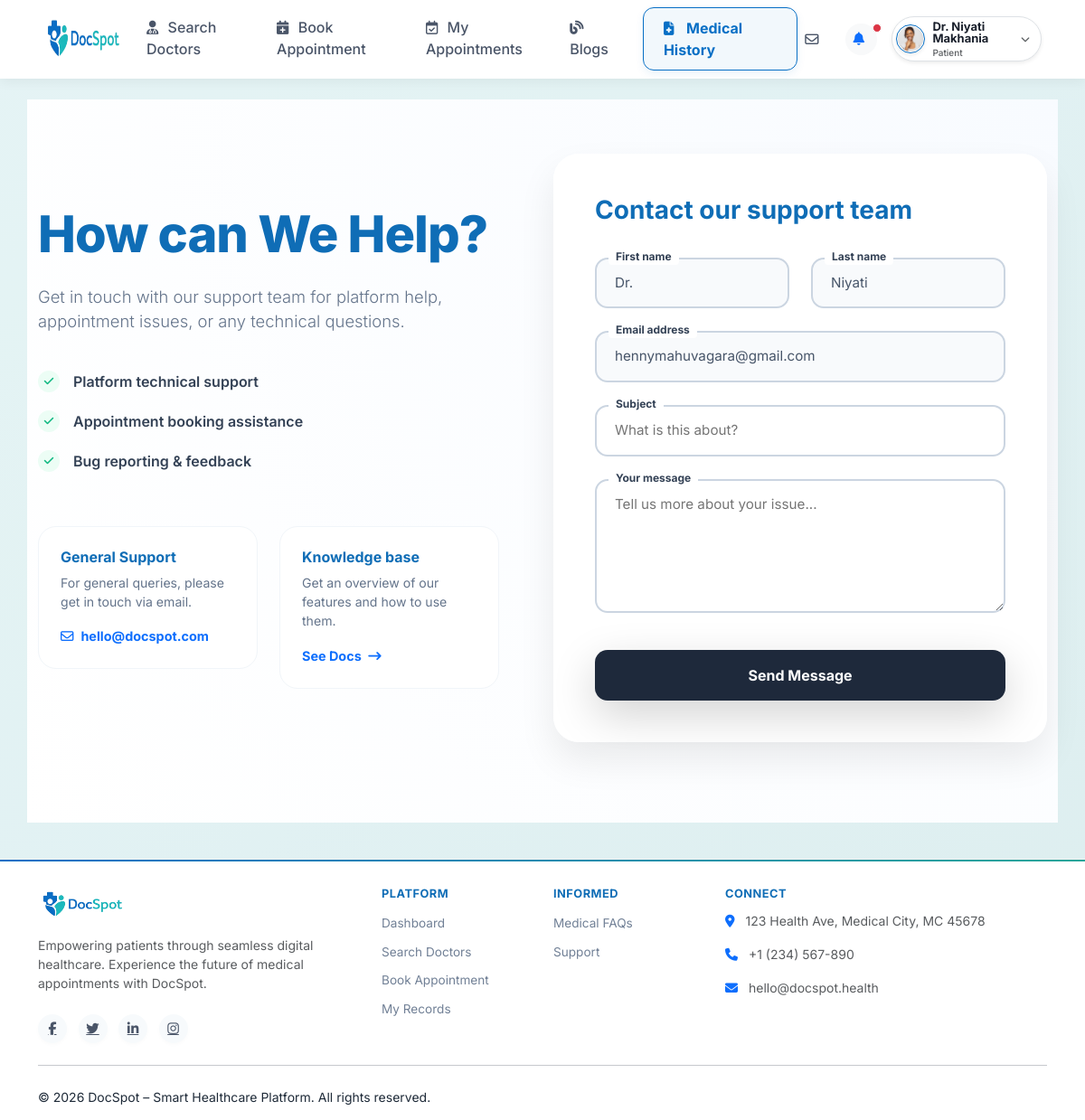
The app's page /support/ (signed in) with its own data.
### user/models.py (models this page shows, shortened)
class tblUser(models.Model):
    userID=models.AutoField(primary_key=True)
    userName=models.TextField(max_length=50)
    password=models.TextField(max_length=10)
    registrationDT=models.DateTimeField(auto_now_add=True)
    profilePic=models.ImageField(upload_to='images/')
    email=models.TextField(max_length=100)
    mobileNumber=models.TextField(max_length=15)
    cityID=models.ForeignKey(tblCity,on_delete=models.CASCADE)
    IsDoctor=models.BooleanField(default=False)
    last_seen=models.DateTimeField(null=True, blank=True)

### user/views.py (the view, shortened to what this page needs)
# urls.py: path('support/', views.supportPage, name='supportPage'),
def supportPage(request):
    import json
    from django.core.serializers.json import DjangoJSONEncoder
    user_id = request.session.get('user_id') or request.session.get('userID')
    user_context = tblUser.objects.filter(userID=user_id).first() if user_id else None
    if user_context:
        tblSupportTicket.objects.filter(email=user_context.email, userID__isnull=True).update(userID=user_context)
    my_tickets = []
    if user_context:
        my_tickets = tblSupportTicket.objects.filter(userID=user_context).order_by('-createdDT')
    base_template = 'base.html' if request.session.get('isDoctor') else 'patient_base.html'
    return render(request, 'support_page.html', {
        'user_data': user_context,
        'my_tickets': my_tickets,
        'base_template': base_template
    })

### user/templates/support_page.html (shortened to what this page needs)
{% extends base_template|default:'patient_base.html' %}
{% block content %}
<div class="support-page-wrapper">
    <div class="container">
        <div class="row align-items-center">
            <div class="col-lg-6 info-section pe-lg-5">
                <h1>How can We Help?</h1>
                <p class="lead">Get in touch with our support team for platform help, appointment issues, or any technical questions.</p>
                <ul class="feature-list">
                    <li class="feature-item">
                        <span class="feature-icon"><i class="fa-solid fa-check"></i></span>
                        Platform technical support
                    </li>
                    <li class="feature-item">
                        <span class="feature-icon"><i class="fa-solid fa-check"></i></span>
                        Appointment booking assistance
                    </li>
                    <li class="feature-item">
                        <span class="feature-icon"><i class="fa-solid fa-check"></i></span>
                        Bug reporting & feedback
                    </li>
                </ul>
                <div class="row g-4">
                    <div class="col-md-6">
                        <div class="sub-card">
                            <h6>General Support</h6>
                            <p>For general queries, please get in touch via email.</p>
                            <a href="mailto:support@docspot.com"><i class="fa-regular fa-envelope me-2"></i>hello@docspot.com</a>
                        </div>
                    </div>
                    <div class="col-md-6">
                        <div class="sub-card">
                            <h6>Knowledge base</h6>
                            <p>Get an overview of our features and how to use them.</p>
                            <a href="#">See Docs <i class="fa-solid fa-arrow-right-long ms-1"></i></a>
                        </div>
                    </div>
                </div>
            </div>
            <div class="col-lg-6">
                <div class="form-card">
                    <h3>Contact our support team</h3>
                    <form method="POST" action="{% url 'supportPage' %}">
                        <div class="row">
                            <div class="col-md-6">
                                <div class="input-group-custom">
                                    <label>First name</label>
                                    <input type="text" name="name" value="{{ user_data.userName.split.0|default:user_data.userName }}" readonly>
                                </div>
                            </div>
                            <div class="col-md-6">
                                <div class="input-group-custom">
                                    <label>Last name</label>
                                    <input type="text" value="{{ user_data.userName.split.1|default:'' }}" readonly>
                                </div>
                            </div>
                        </div>
                        <div class="input-group-custom">
                            <label>Email address</label>
                            <input type="email" value="{{ user_data.email }}" readonly>
                        </div>
                        <div class="input-group-custom">
                            <label>Subject</label>
                            <input type="text" name="subject" placeholder="What is this about?" required>
                        </div>
                        <div class="input-group-custom">
                            <label>Your message</label>
                            <textarea name="message" rows="5" placeholder="Tell us more about your issue..." required></textarea>
                        </div>
                        <button type="submit" class="submit-btn shadow-lg">Send Message</button>
                    </form>
                </div>
            </div>
        </div>
    </div>
</div>
{% endblock %}

### user/templates/patient_base.html (shortened to what this page needs)
{% load static %}
<!doctype html>
<html lang="en">
  <head>
    <link href="{% static 'css/docspot-theme.css' %}" rel="stylesheet" />
    <link
      href="https://cdn.jsdelivr.net/npm/bootstrap@5.3.0/dist/css/bootstrap.min.css"
      rel="stylesheet"
    />
    <link
      href="https://cdnjs.cloudflare.com/ajax/libs/font-awesome/6.5.1/css/all.min.css"
      rel="stylesheet"
    />
  </head>
  <body>
    {% block header %}
    <header
      class="navbar navbar-expand-lg navbar-light top-navbar fixed-top w-100"
    >
      <div class="container-fluid px-4 px-lg-5">
        <a
          class="navbar-brand d-flex align-items-center me-0 me-sm-2"
          href="{% url 'patientDoctorsList' %}"
        >
          <img
            src="/media/images/docSpotText.png"
            alt="DocSpot"
            height="58"
            class="me-1 me-sm-2"
            style="max-width: 90px; sm:max-width: 110px;"
          />
        </a>
        <div class="collapse navbar-collapse" id="topNavbarContent">
          <ul class="navbar-nav mx-auto mb-2 mb-lg-0 gap-1">
            <li class="nav-item">
              <a class="nav-link" href="{% url 'patientDoctorsList' %}"
                ><i class="fa-solid fa-user-doctor"></i> Search Doctors</a
              >
            </li>
            <li class="nav-item">
              <a class="nav-link" href="{% url 'patientAppointments' %}"
                ><i class="fa-solid fa-calendar-plus"></i> Book Appointment</a
              >
            </li>
            <li class="nav-item">
              <a class="nav-link" href="{% url 'patientMyAppointments' %}"
                ><i class="fa-regular fa-calendar-check"></i> My Appointments</a
              >
            </li>
            <li class="nav-item">
              <a class="nav-link" href="{% url 'patientBlogs' %}">
                <i class="fa-solid fa-blog"></i> Blogs
              </a>
            </li>
            <li class="nav-item">
              <a
                class="nav-link nav-highlight"
                href="{% url 'patientMedicalHistory' %}"
                ><i class="fa-solid fa-file-medical"></i> Medical History</a
              >
            </li>
          </ul>
          <ul class="navbar-nav align-items-center gap-2 gap-sm-3 flex-row">
            <li class="nav-item">
              <a class="nav-link p-2" href="{% url 'patientMessages' %}"
                ><i class="fa-regular fa-envelope"></i
              ></a>
            </li>
            <li
              class="nav-item dropdown notification-dropdown position-relative"
            >
              <a
                class="nav-link fs-5 text-secondary p-0"
                href="#"
                id="notificationDropdownToggle"
                role="button"
                data-bs-toggle="dropdown"
                aria-expanded="false"
              >
                <div
                  class="bg-light rounded-circle d-flex align-items-center justify-content-center"
                  style="width: 35px; height: 35px"
                >
                  <i class="fa-solid fa-bell text-primary" style="font-size: 0.9rem;"></i>
                </div>
                <span
                  id="notificationDot"
                  class="position-absolute d-none top-0 start-100 translate-middle p-1 bg-danger border border-light rounded-circle"
                  style="width: 10px; height: 10px; margin-top: 5px"
                >
                </span>
              </a>
            </li>
            <li class="nav-item dropdown">
              <a
                class="nav-link d-flex align-items-center border bg-white shadow-sm transition-all"
                href="#"
                id="profileDropdown"
                role="button"
                data-bs-toggle="dropdown"
                aria-expanded="false"
                style="padding: 4px 12px 4px 4px; border-radius: 50px"
              >
                <img
                  src="{{ request.session.profilePic }}"
                  class="rounded-circle me-1 me-sm-2 object-fit-cover shadow-sm"
                  width="32"
                  height="32"
                  alt="Profile"
                  style="border: 1.5px solid var(--primary-color); padding: 1px"
                />
                <div class="d-none d-sm-flex flex-column lh-1 text-start me-2">
                  <span
                    class="fw-bold text-dark"
                    style="font-size: 13px; color: #1a202c !important"
                    >{{ request.session.user_name }}</span
                  >
                  <span class="text-muted mt-1" style="font-size: 10px"
                    >Patient</span
                  >
                </div>
                <i
                  class="fa-solid fa-chevron-down text-muted m-0 d-none d-sm-block"
                  style="font-size: 10px"
                ></i>
              </a>
            </li>
          </ul>
        </div>
      </div>
    </header>
    {% endblock %}
    <main class="main-content">
      {% block content %} {% endblock %}
    </main>
      {% block footer %}
      <footer class="dashboard-footer mt-auto">
        <div class="container">
          <div class="row gy-4">
            <div class="col-lg-4 col-md-12">
              <div class="footer-logo">
                <img src="/media/images/docSpotText.png" alt="DocSpot" />
              </div>
              <p class="small text-muted mb-4">
                Empowering patients through seamless digital healthcare.
                Experience the future of medical appointments with DocSpot.
              </p>
              <div class="social-circles">
                <a href="#" class="social-circle"
                  ><i class="fa-brands fa-facebook-f"></i
                ></a>
                <a href="#" class="social-circle"
                  ><i class="fa-brands fa-twitter"></i
                ></a>
                <a href="#" class="social-circle"
                  ><i class="fa-brands fa-linkedin-in"></i
                ></a>
                <a href="#" class="social-circle"
                  ><i class="fa-brands fa-instagram"></i
                ></a>
              </div>
            </div>
            <div class="col-lg-2 col-md-4 col-6">
              <h6 class="footer-heading">Platform</h6>
              <ul class="list-unstyled">
                <li>
                  <a
                    href="{% url 'patientBlogs' %}"
                    class="footer-link small"
                    >Dashboard</a
                  >
                </li>
                <li>
                  <a
                    href="{% url 'patientDoctorsList' %}"
                    class="footer-link small"
                    >Search Doctors</a
                  >
                </li>
                <li>
                  <a
                    href="{% url 'patientAppointments' %}"
                    class="footer-link small"
                    >Book Appointment</a
                  >
                </li>
                <li>
                  <a
                    href="{% url 'patientMyAppointments' %}"
                    class="footer-link small"
                    >My Records</a
                  >
                </li>
              </ul>
            </div>
            <div class="col-lg-2 col-md-4 col-6">
              <h6 class="footer-heading">Informed</h6>
              <ul class="list-unstyled">
                <li><a href="#" class="footer-link small">Medical FAQs</a></li>
                <li><a href="{% url 'supportPage' %}" class="footer-link small">Support</a></li>
              </ul>
            </div>
            <div class="col-lg-4 col-md-4">
              <h6 class="footer-heading">Connect</h6>
              <p class="small text-muted">
                <i class="fa-solid fa-location-dot me-2 text-primary"></i> 123
                Health Ave, Medical City, MC 45678
              </p>
              <p class="small text-muted">
                <i class="fa-solid fa-phone me-2 text-primary"></i> +1 (234)
                567-890
              </p>
              <p class="small text-muted">
                <i class="fa-solid fa-envelope me-2 text-primary"></i>
                hello@docspot.health
              </p>
            </div>
          </div>
          <hr class="my-4 opacity-5" />
          <div class="row align-items-center">
            <div class="col-md-6 text-center text-md-start">
              <p class="small mb-0">
                &copy; 2026 DocSpot – Smart Healthcare Platform. All rights
                reserved.
              </p>
            </div>
          </div>
        </div>
      </footer>
      {% endblock %}
  </body>
</html>

### records on screen
tblUser: session.user_name "Dr. Niyati Makhania", name "Dr.", userName.split.1 "Niyati", email "hennymahuvagara@gmail.com"
